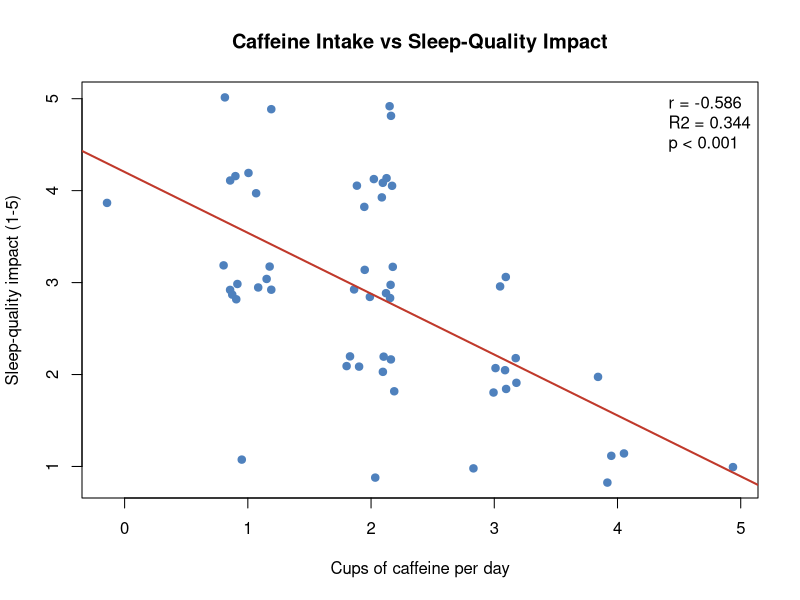
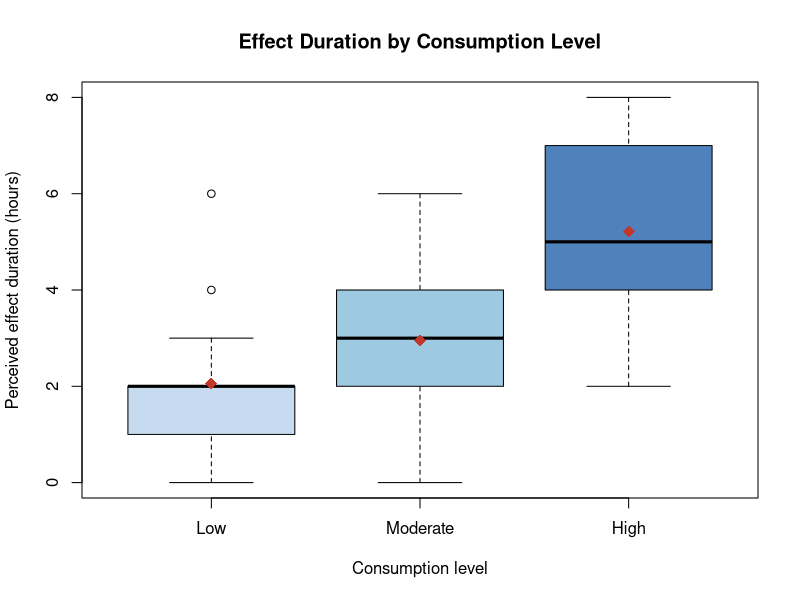
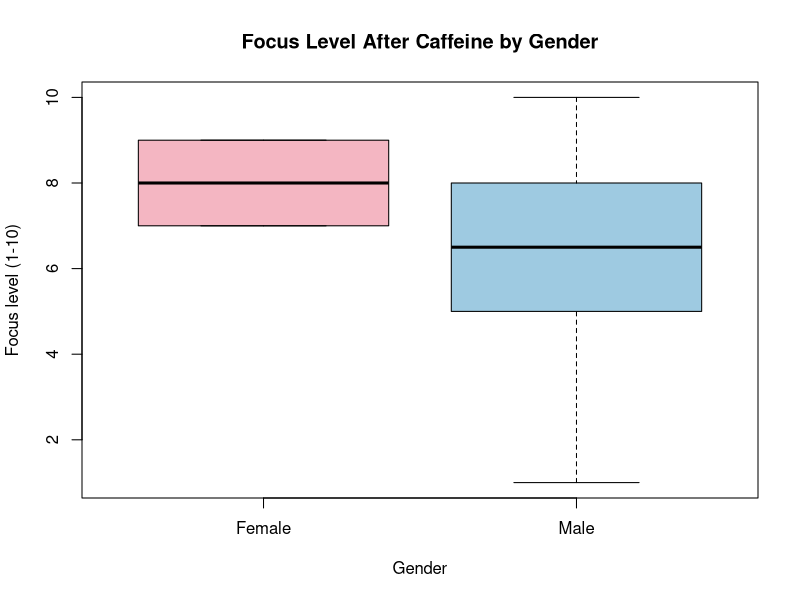
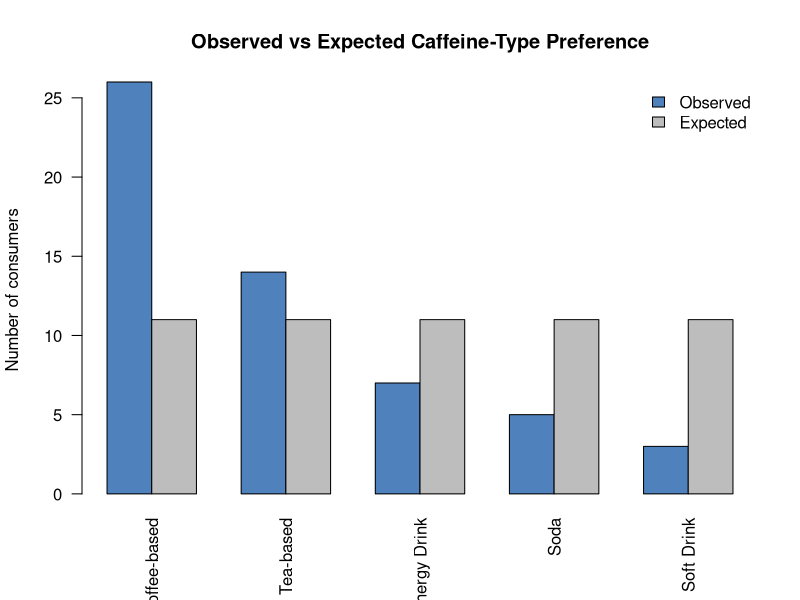

The R script that drew these images, in order:
# =====================================================================
# SCST1223  PROBABILITY & STATISTICAL DATA ANALYSIS  -  PROJECT PHASE 2
# Group 6  |  Topic: Health Impact of Caffeine on Sleep & Focus (UTM)
# -------------------------------------------------------------------
# This script reproduces every inferential result reported in
# "PSDA_Project2_Report.pdf". Run it from the folder that contains
# "caffeine_dataset.csv".  All five tests + figures are produced.
# =====================================================================

# ---- 0. Load data ----------------------------------------------------
data <- read.csv("caffeine_dataset.csv", na.strings = c("", "NA"),
                 stringsAsFactors = FALSE)

# Inferential tests use ONLY regular consumers (n = 55); non-consumers
# (n = 19) have no consumption measures and are filtered out.
cons <- subset(data, regular_consumer == "Yes")

# Ensure numeric type for the quantitative variables
num <- c("cups_per_day", "focus_score", "effect_duration_hr", "sleep_impact")
cons[num] <- lapply(cons[num], as.numeric)

# Order the consumption level factor for interpretable output / plots
cons$consumption_level <- factor(cons$consumption_level,
                                 levels = c("Low", "Moderate", "High"))

cat("Total respondents        :", nrow(data), "\n")
cat("Regular consumers (used) :", nrow(cons), "\n\n")

# ---- 1. Descriptive summary (consumers) ------------------------------
get_mode <- function(x){ ux <- unique(x); ux[which.max(tabulate(match(x, ux)))] }
desc <- data.frame(
  Variable = num,
  Mean   = sapply(cons[num], function(x) round(mean(x), 3)),
  Median = sapply(cons[num], median),
  Mode   = sapply(cons[num], get_mode),
  SD     = sapply(cons[num], function(x) round(sd(x), 3)),
  Min    = sapply(cons[num], min),
  Max    = sapply(cons[num], max),
  row.names = NULL)
cat("---------- Descriptive statistics (n = 55) ----------\n"); print(desc)

# =====================================================================
# TEST 1  |  TWO-SAMPLE t-TEST  (Welch)   focus_score ~ gender
#   H0: mu_Female = mu_Male      H1: mu_Female != mu_Male
# =====================================================================
cat("\n==================== TEST 1: Two-sample t-test ====================\n")
t1 <- t.test(focus_score ~ gender, data = cons)   # Welch by default
print(t1)
cat("Cohen's d =",
    round((mean(cons$focus_score[cons$gender=="Female"]) -
           mean(cons$focus_score[cons$gender=="Male"])) /
          sd(cons$focus_score), 3), "\n")

# =====================================================================
# TEST 2  |  PEARSON CORRELATION   cups_per_day  vs  sleep_impact
#   H0: rho = 0                  H1: rho != 0
# =====================================================================
cat("\n==================== TEST 2: Pearson correlation ====================\n")
t2 <- cor.test(cons$cups_per_day, cons$sleep_impact, method = "pearson")
print(t2)

# =====================================================================
# TEST 3  |  SIMPLE LINEAR REGRESSION   sleep_impact ~ cups_per_day
# =====================================================================
cat("\n==================== TEST 3: Linear regression ====================\n")
m3 <- lm(sleep_impact ~ cups_per_day, data = cons)
print(summary(m3))
cat("Predicted sleep impact at 2 cups:", round(predict(m3, data.frame(cups_per_day=2)),3), "\n")
cat("Predicted sleep impact at 5 cups:", round(predict(m3, data.frame(cups_per_day=5)),3), "\n")

# =====================================================================
# TEST 4  |  ONE-WAY ANOVA  effect_duration_hr ~ consumption_level
#   H0: mu_Low = mu_Moderate = mu_High
# =====================================================================
cat("\n==================== TEST 4: One-way ANOVA ====================\n")
m4 <- aov(effect_duration_hr ~ consumption_level, data = cons)
print(summary(m4))
cat("\nGroup means:\n")
print(tapply(cons$effect_duration_hr, cons$consumption_level, mean))
cat("\nTukey HSD post-hoc:\n"); print(TukeyHSD(m4))

# =====================================================================
# TEST 5  |  CHI-SQUARE GOODNESS-OF-FIT  caffeine_type ~ uniform
#   H0: all five caffeine types are equally preferred (each = 20%)
# =====================================================================
cat("\n==================== TEST 5: Goodness-of-fit ====================\n")
lvl <- c("Coffee-based","Tea-based","Energy Drink","Soda","Soft Drink")
obs <- table(factor(cons$caffeine_type, levels = lvl))
print(obs)
t5 <- chisq.test(as.numeric(obs), p = rep(1/5, 5))
print(t5)

# =====================================================================
# FIGURES  (base-R graphics, saved as PNG)
# =====================================================================
# Fig A - scatter + regression line (Correlation & Regression)
png("R_fig_corr_regression.png", width = 1000, height = 700, res = 150)
plot(jitter(cons$cups_per_day), jitter(cons$sleep_impact), pch = 19,
     col = "#4f81bd", xlab = "Cups of caffeine per day",
     ylab = "Sleep-quality impact (1-5)",
     main = "Caffeine Intake vs Sleep-Quality Impact")
abline(m3, col = "#c0392b", lwd = 2)
legend("topright", bty = "n",
       legend = c(sprintf("r = %.3f", cor(cons$cups_per_day, cons$sleep_impact)),
                  sprintf("R2 = %.3f", summary(m3)$r.squared), "p < 0.001"))
dev.off()

# Fig B - ANOVA boxplot
png("R_fig_anova_boxplot.png", width = 1000, height = 700, res = 150)
boxplot(effect_duration_hr ~ consumption_level, data = cons,
        col = c("#c6dbef","#9ecae1","#4f81bd"),
        xlab = "Consumption level", ylab = "Perceived effect duration (hours)",
        main = "Effect Duration by Consumption Level")
means <- tapply(cons$effect_duration_hr, cons$consumption_level, mean)
points(1:3, means, pch = 18, col = "#c0392b", cex = 1.6)
dev.off()

# Fig C - gender t-test boxplot
png("R_fig_ttest_gender.png", width = 900, height = 700, res = 150)
boxplot(focus_score ~ gender, data = cons, col = c("#f4b6c2","#9ecae1"),
        xlab = "Gender", ylab = "Focus level (1-10)",
        main = "Focus Level After Caffeine by Gender")
dev.off()

# Fig D - goodness-of-fit observed vs expected
png("R_fig_gof_caffeine.png", width = 1000, height = 700, res = 150)
bp <- barplot(rbind(as.numeric(obs), rep(sum(obs)/5, 5)), beside = TRUE,
        names.arg = lvl, col = c("#4f81bd","#bdbdbd"), las = 2,
        ylab = "Number of consumers",
        main = "Observed vs Expected Caffeine-Type Preference")
legend("topright", c("Observed","Expected"), fill = c("#4f81bd","#bdbdbd"), bty="n")
dev.off()

cat("\nAll tests complete. Figures saved as R_fig_*.png\n")
